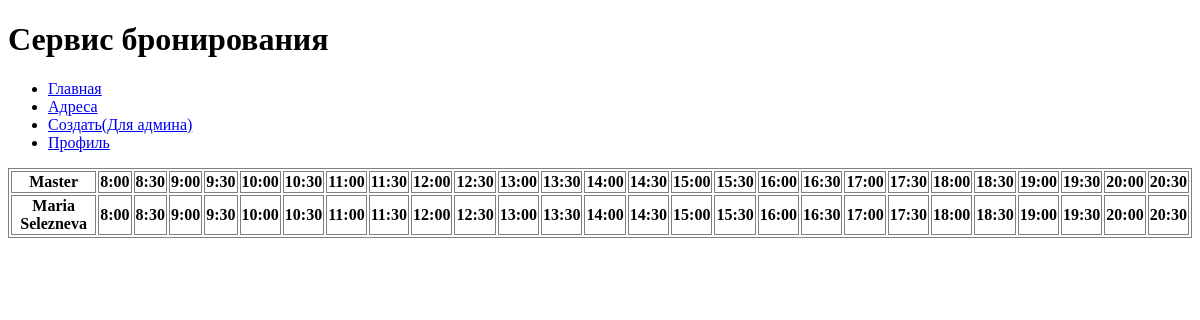
Before: /addresses/1/ with the older database file.
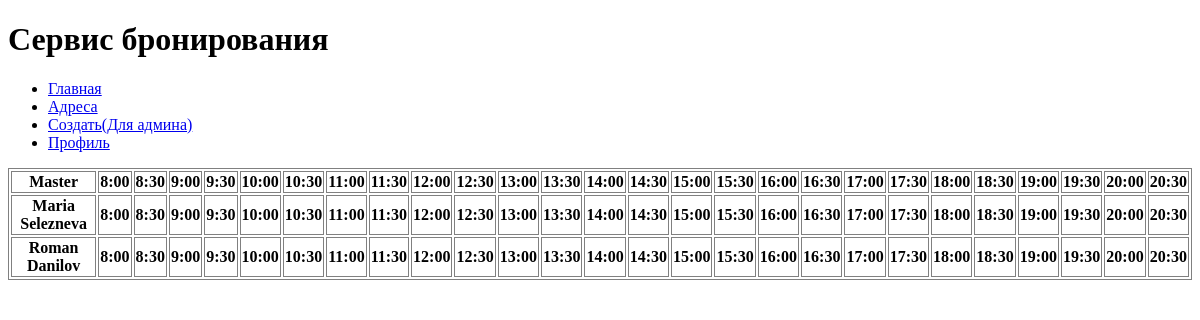
After: the same page with the newer database file.
### Master.py (models this page shows, shortened)
class Master(db.Model):
    id = db.Column(db.Integer, primary_key = True, autoincrement=True)
    location_id = db.Column(db.Integer, nullable = False)
    first_name = db.Column(db.String(50), nullable = False)
    last_name = db.Column(db.String(50), nullable = False)

### run.py (the view)
@app.route('/addresses/<int:id>/')
def show_location_page(id: int):
    masters = db.session.query(Master).filter(Master.location_id == int(id)).all()
    return render_template('location.html', masters = masters)

### templates/location.html (shortened to what this page needs)
<!DOCTYPE html>
<html lang="ru">
<head>
    <link rel = "stylesheet" href="/static/css/location.css">
</head>
<body>
    <header>
        {% include 'header.html' %}
    </header>
    <main>
        <table>
            <tr><th>Master</th><th>8:00</th><th>8:30</th><th>9:00</th><th>9:30</th><th>10:00</th><th>10:30</th><th>11:00</th><th>11:30</th><th>12:00</th><th>12:30</th><th>13:00</th><th>13:30</th><th>14:00</th><th>14:30</th><th>15:00</th><th>15:30</th><th>16:00</th><th>16:30</th><th>17:00</th><th>17:30</th><th>18:00</th><th>18:30</th><th>19:00</th><th>19:30</th><th>20:00</th><th>20:30</th></tr>
            {% for master in masters %}
                <tr><th>{{ master.first_name + " " + master.last_name }}</th><th>8:00</th><th>8:30</th><th>9:00</th><th>9:30</th><th>10:00</th><th>10:30</th><th>11:00</th><th>11:30</th><th>12:00</th><th>12:30</th><th>13:00</th><th>13:30</th><th>14:00</th><th>14:30</th><th>15:00</th><th>15:30</th><th>16:00</th><th>16:30</th><th>17:00</th><th>17:30</th><th>18:00</th><th>18:30</th><th>19:00</th><th>19:30</th><th>20:00</th><th>20:30</th></tr>
            {% endfor %}
        </table>
    </main>
</body>
</html>

### templates/header.html
<h1>Сервис бронирования</h1>
<ul>
    <li>
        <a href="/">Главная</a>
    </li>
    <li>
        <a href="/addresses/">Адреса</a>
    </li>
    <li>
        <a href="/create-location/">Создать(Для админа)</a>
    </li>
    <li>
        <a href="#">Профиль</a>
    </li>
</ul>

### static/css/location.css (style rules this page uses)
table { border: 1px solid grey; }
th { border: 1px solid grey; }

Changed rows visible on the page:
added Master: first_name+last_name "Roman Danilov"
